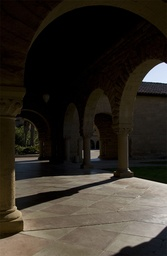
#> input picture img/ArchSequence/A_1.jpg, 167 x 256 px, shrunk from 669 x 1024 before the run
$ python -i lib.py   (imports and definitions only)
#> lines starting #> are read from the running program, lines starting #| are printed output that depends on the picture
# coding=utf-8
import copy
import numpy
import cv2
from scipy import ndimage
import scipy
import matplotlib.pyplot as plt
from scipy.ndimage import gaussian_filter, generic_gradient_magnitude, convolve
from scipy import signal

def ntsc_grayscale(img):
    red, green, blue = img[:, :, 0], img[:, :, 1], img[:, :, 2]
    return 0.2989 * red + 0.5870 * green + 0.1140 * blue


# [11 lines left out: functions srgb_grayscale, stupid_grayscale, not called in this run]

def compute_m_theta(img, sigma=2):
    """
    Compute Ix, Iy, m and theta
    :param img:
    :return: m and theta
    """

    i_x = ndimage.gaussian_filter(img, sigma=sigma, order=[1, 0], output=numpy.float64, mode='nearest')
    i_y = ndimage.gaussian_filter(img, sigma=sigma, order=[0, 1], output=numpy.float64, mode='nearest')

    m = numpy.sqrt((i_x ** 2) + (i_y ** 2))
    theta = numpy.arctan2(i_y, i_x)

    return i_x, i_y, m, theta

def normalise(ms, epsilon=1e-15):
    """
    Compute V_i for all images from the arrays m_i
    :param ms: array of the arrays m_i
    :return: an array containing all the arrays V_i
    """
    deno = sum(ms) + epsilon

    return [m/deno for m in ms]

def compute_theta_diff(thetas, l=9):
    d = {}
    id = numpy.zeros((2 * l + 1, 2*l+1)) + 1

    for i in range(0, len(thetas)):
        for j in range(i+1, len(thetas)):
            tt = abs(thetas[i] - thetas[j])
            t = scipy.ndimage.filters.convolve(tt, id)
            d[(i, j)] = t/float((2*l+1)**2)
    return d

def compute_S(n, d, sigma_s):
    sigma_s = 2.0*sigma_s**2

    S = [numpy.zeros(numpy.shape(d[(0, 1)])) for i in range(0, n)]
    for i in range(0, n):
        for j in range(i+1, n):
            t = numpy.exp(-(d[(i, j)] ** 2) / sigma_s)
            S[i] += t
            S[j] += t

    return S

def compute_C(imgs_wb, S, tolerance):
    C = numpy.copy(S)
    tmin = (1.0 - tolerance) * 255.0
    tmax = 255.0*tolerance

    for i, img in enumerate(imgs_wb):
        img = (img > tmin) & (img < tmax)
        C[i] *= img

    C = normalise(C)

    return C


# [11 lines left out: functions cross_bilinear, compute_weights_static, not called in this run]


def compute_weights_dynamic(imgs_wb, sigma=2, l=9, sigma_s=0.2, sigma_T=2):
    _, _, ms, _ = zip(*map(lambda x: compute_m_theta(x, sigma), imgs_wb))  # calcul de l'intensité du gradient
    _, _, _, thetas = zip(*map(lambda x: compute_m_theta(x, sigma_T), imgs_wb))  # calcul de la direction du gradient

    # Calcul de C, indiquant la variation de gradient de l'image par rapport à d'autres
    d = compute_theta_diff(thetas, l)
    S = compute_S(len(imgs_wb), d, sigma_s)
    C = compute_C(imgs_wb, S, 0.9)

    return map(lambda x: ms[x]*C[x], range(0, len(imgs_wb)))

def filter_weights(imgs_wb, weights, sigmaColor=255.0/10, sigmaSpace=16.0):
    return [cross_bilinear(imgs_wb[i], weights[i], sigmaColor, sigmaSpace) for i in range(0, len(weights))]

def get_image_with_exposure_correction(imgs, filtered_and_normalized_weigths):
    weights = map(lambda x: numpy.dstack((x, x, x,)), filtered_and_normalized_weigths)
    return map(lambda x: (weights[x] * imgs[x]), range(0, len(imgs)))


def extract(img):
    l, a, b = img[:, :, 0], img[:, :, 1], img[:, :, 2]
    return (l, a, b)

# [28 lines left out: function pipeline, not called in this run]

# [37 lines of commented-out code are left out]

>>> import cv2
>>> picture = cv2.cvtColor(cv2.imread('img/ArchSequence/A_1.jpg'), cv2.COLOR_BGR2RGB)
>>> result = compute_weights_dynamic(picture)
#> in compute_weights_dynamic, `_, _, ms, _ = zip(*map(lambda x: compute_m_theta(x, sigma), imgs_wb)) ..`: ms = 256 items
#> after the loop in compute_theta_diff, `for i in range(0, len(thetas)):`: d = 32640 items
#> after the loop in compute_S, `for i in range(0, n):`: S = 256 items
#> in compute_C, `C = numpy.copy(S)`:
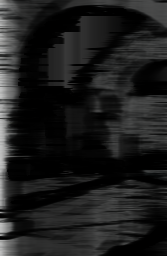
#> C: shape (256, 167, 3) float64; mean of channels 0, 1, 2 29.9, 30.1, 29.7; drawn as B, G, R
#> after the loop in compute_C, `for i, img in enumerate(imgs_wb):`:
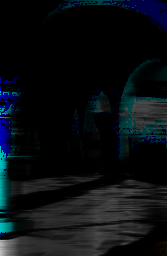
#> C: shape (256, 167, 3) float64; mean of channels 0, 1, 2 18.3, 14.8, 10.2; drawn as B, G, R
#> in normalise, `deno = sum(ms) + epsilon`: deno = 167 rows, first 8: [27688.9, 18192.2, 2879.1], [23012, 14302.4, 2795.3], [22042.1, 14604.6, 2650.7], [20801.3, 12953.6, 2494.1], [18734.7, 11082.4, 2363.7], [17062.3, 9686.2, 2228.5], [14631, 7537.2, 2117.2], [12675.9, 6565.3, 1988.4]
#> in compute_C, `C = normalise(C)`: C = 256 items

$ run again, on img/ArchSequence/A_4_06.jpg
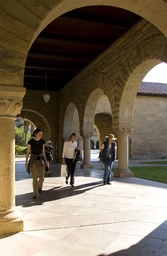
#> input picture img/ArchSequence/A_4_06.jpg, 167 x 256 px, shrunk from 669 x 1024 before the run
#> ms = 256 items
#> after the loop in compute_theta_diff, `for i in range(0, len(thetas)):`: d = 32640 items
#> after the loop in compute_S, `for i in range(0, n):`: S = 256 items
#> in compute_C, `C = numpy.copy(S)`:
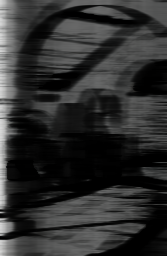
#> C: shape (256, 167, 3) float64; mean of channels 0, 1, 2 46.7, 46.9, 46.4; drawn as B, G, R
#> after the loop in compute_C, `for i, img in enumerate(imgs_wb):`:
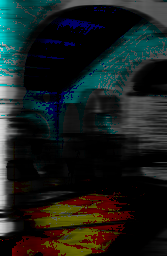
#> C: shape (256, 167, 3) float64; mean of channels 0, 1, 2 29.1, 31.5, 25.1; drawn as B, G, R
#> deno = 167 rows, first 8: [44126.2, 44248.4, 32068.2], [42718.9, 42801.8, 29317.8], [40450.6, 40549.7, 28375.6], [38337.5, 38458, 26405.7], [35960.1, 36086.9, 24077.1], [32136.7, 32249.5, 21207.1], [27938, 28029.7, 18077.9], [23727, 23825.9, 14667.7]
#> in compute_C, `C = normalise(C)`: C = 256 items
